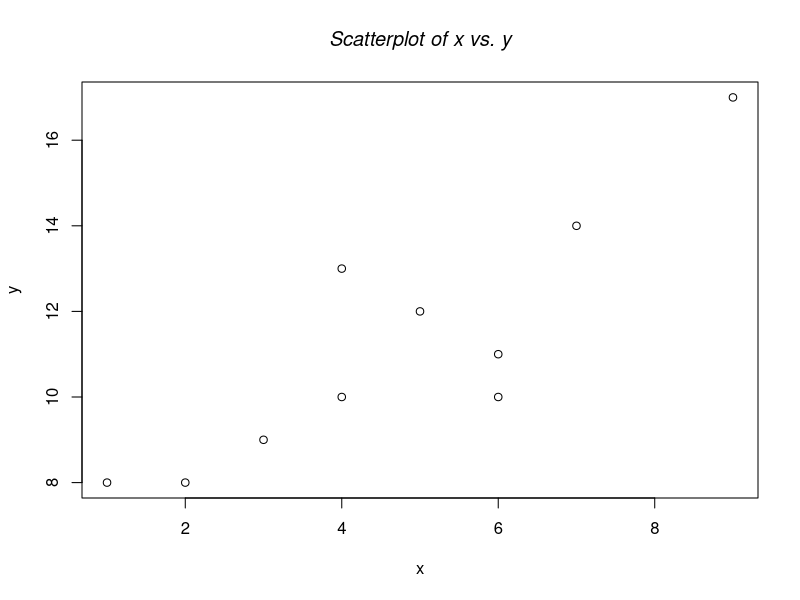
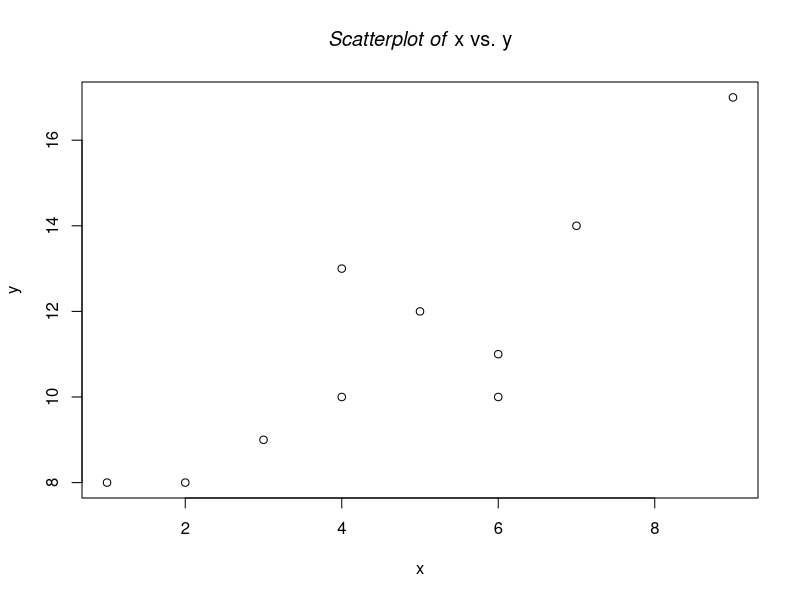
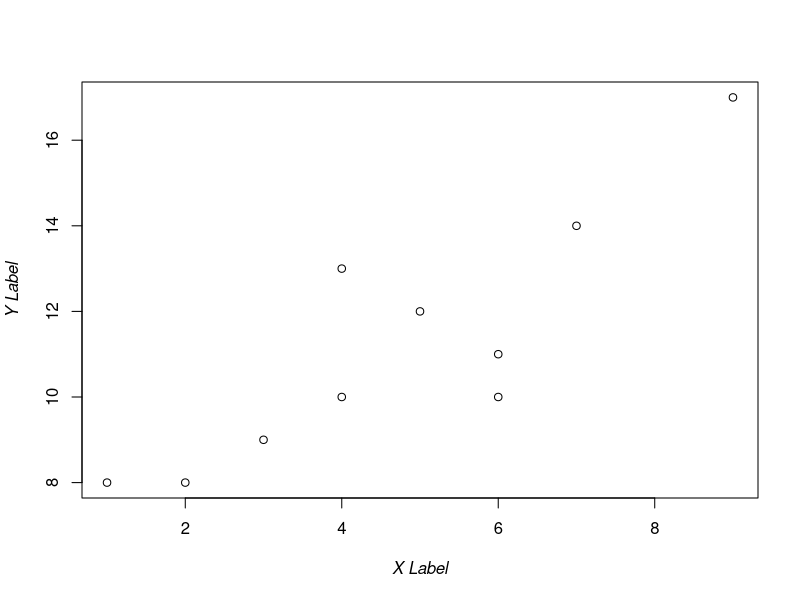
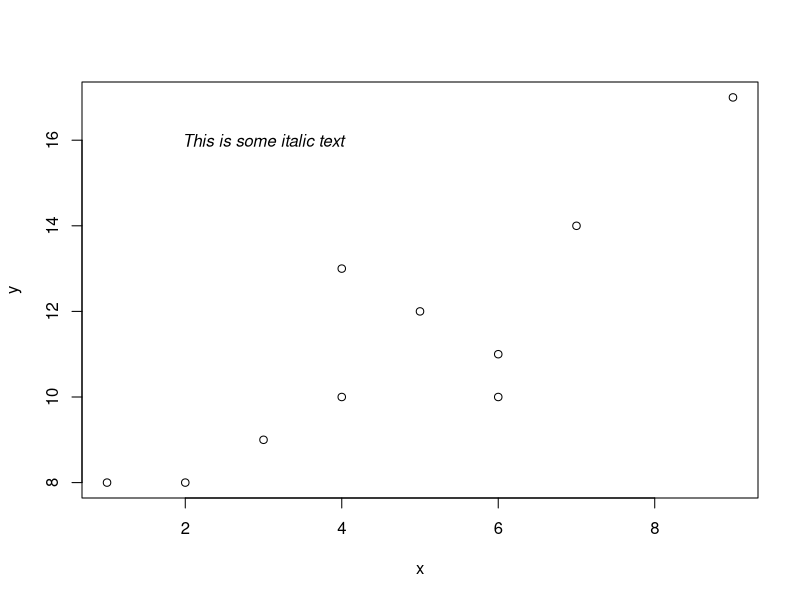

Here is the R script that generated these plots, in order:
# italic Font in Title of plot
# define data
x <- c(1, 2, 3, 4, 4, 5, 6, 6, 7, 9)
y <- c(8, 8, 9, 10, 13, 12, 10, 11, 14, 17)

# create scatterplot with title in italics
plot(x, y, main = substitute(paste(italic("Scatterplot of x vs. y"))))

# create scatterplot with only some of title in italics
plot(x, y, main=substitute(paste(italic("Scatterplot of"), " x vs. y")))

# create scatterplot with axes labels in italics
plot(x, y, xlab = substitute(paste(italic("X Label"))),
     ylab = substitute(paste(italic("Y Label"))))

# italic font with text in plot
# define data
x <- c(1, 2, 3, 4, 4, 5, 6, 6, 7, 9)
y <- c(8, 8, 9, 10, 13, 12, 10, 11, 14, 17)

# create scatterplot
plot(x, y)

# add italic text at location x=3, y=16
text(3, 16, substitute(paste(italic("This is some italic text"))))
